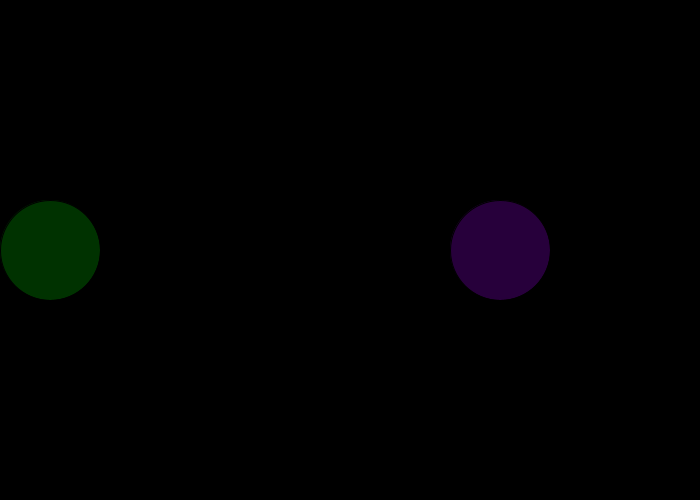
Frame 1 (no input)
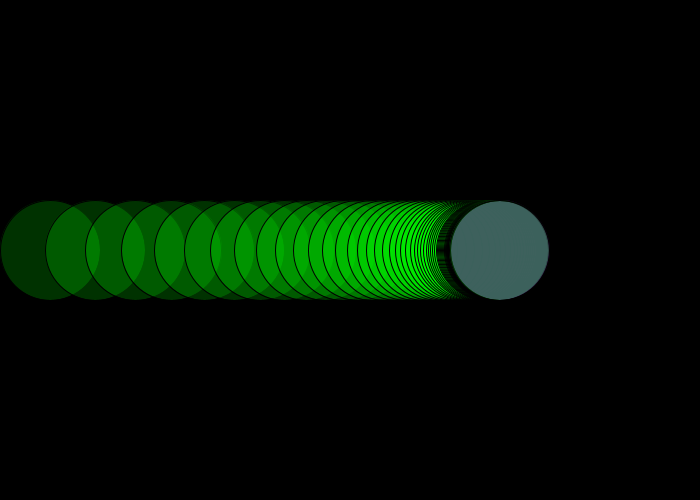
Frame 60 (the mouse pressed at the canvas centre just before this capture)
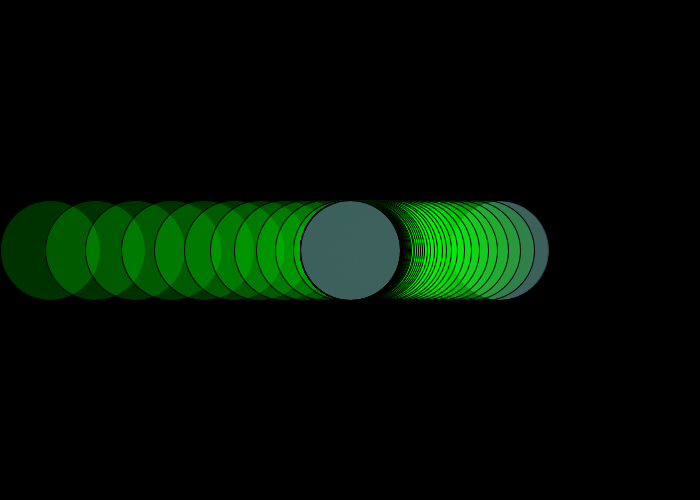
Frame 120 (the mouse held since frame 60 and released just before this capture)

The Processing sketch that drew these frames (run headless with seeded random() and noise(); from frame 60 on, the mouse is pressed at the canvas centre):

// Processing sketch: LERB
// ── LERB.pde
float x;
float y=500;

void setup (){
  background (0);
  size (700,500);
  
}

void draw(){
  
  x= lerp (x,y,0.1);
  fill (100,0,150,100);

  ellipse (y, height/2,100,100);
  
  fill (0,255,0,50);
  ellipse (x, height/2,100,100);
}

void mousePressed (){
  y=mouseX;
}
